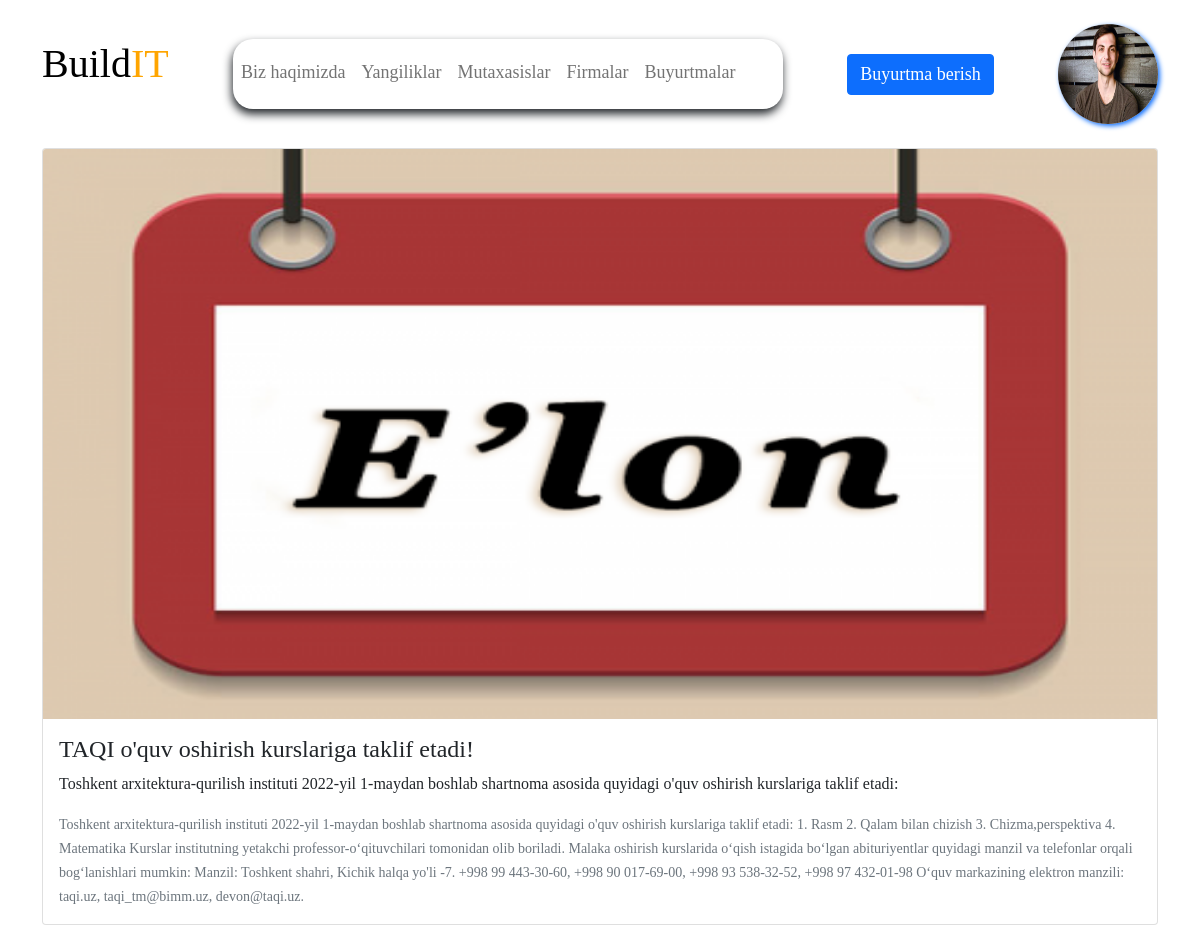
/1/ (signed in), run on the app's committed database.
### accounts/models.py (models this page shows)
class AddUser(AbstractUser):
    telefon = models.CharField(max_length=30, null=True, blank=True)
    profile_photo = models.ImageField(upload_to='images/', null=True, blank=True)

### pages/models.py (models this page shows, shortened)
class Post(models.Model):
    title = models.CharField(max_length=200)
    body = models.TextField()
    summery = models.CharField(max_length=200)
    photo = models.ImageField(upload_to= 'images/')

### pages/views.py (the view)
# urls.py: path('<int:pk>/',ArticleDetailView.as_view(),name='post_detail'),
class ArticleDetailView(DetailView):
    model = Post
    template_name = 'post_detail.html'

### templates/post_detail.html (shortened to what this page needs)
<!DOCTYPE html>
<html lang="en">
<head>
</head>
<body>
{% extends 'base.html' %}
{% block content %}
<div class="container align-items-center">
    <div class="card mb-3">
        {% if object.photo %}
        <img width="370px" height="570px" src="{{object.photo.url }}" class="card-img-top" alt="...">
        {% endif %}
        <div class="card-body">
            <h4 class="card-title">{{object.title}}</h4>
            <p class="card-text">{{object.summery}}</p>
            <p class="card-text"><small class="text-muted">{{object.body}}</small></p>
        </div>
    </div>
</div>
{% endblock content  %}

### templates/base.html (shortened to what this page needs)
{% load static %}
<!DOCTYPE html>
<html lang="en">
<head>
    <link href="https://cdn.jsdelivr.net/npm/bootstrap@5.1.3/dist/css/bootstrap.min.css" rel="stylesheet">
</head>
<body>
    <div  class="container align-items-center">
        <nav class="navbar navbar-expand-sm navbar-light w-100 my-3 fixed-top-sm d-flex justify-content-between">
            <a style="display: flex;text-decoration: none;" href="/" class="logo">
                <h1 style="color: black;height: 60px;">Build</h1>
                <h1 style="color: orange;height: 60px;">IT</h1>
            </a>
            {% if user.is_authenticated %}
            <ul class="navbar-nav">
                <li class="nav-item"><a href="{% url 'about' %}" class="nav-link">Biz haqimizda</a></li>
                <li class="nav-item"><a href="{% url 'news' %}" class="nav-link">Yangiliklar</a></li>
                <li class="nav-item"><a href="{% url 'mutaxasis' %}" class="nav-link"> Mutaxasislar</a></li>
                <li class="nav-item"><a href="{% url 'firmalar' %}" class="nav-link"> Firmalar</a></li>
                <li class="nav-item"><a href="{% url 'buyurtmalar' %}" class="nav-link"> Buyurtmalar</a></li>
            </ul>
                <div class="a2">
                    <a style="font-size:18px" class="btn btn-primary" href="{% url 'chooseone' %}">Buyurtma berish</a>
                </div>
                <a class="profile" href="{% url 'profile' %}">
                    <img width="100px" draggable="false" src="{{user.profile_photo.url}}" class="loaded">
                </a>
            {% endif %}
        </nav>
    </div>
    {% block content %}
    {% endblock content %}
</body>
</html>

### templates/base.html (style rules this page uses)
body { font-family: "Poppins"; }
.nav-item { transition: 0.3s ease-in-out; }
.navbar-nav { border-radius: 20px; background-color: white; width: 550px; height: 70px; box-shadow: -1px 5px 10px; }
.navbar-nav a { margin: 10px 0; padding: 10px; font-size: 18px; font-family: Cambria, Cochin, Georgia, Times, 'Times New Roman', serif; }
.nav-link { border-radius: 110px; }
.loaded { height: 100px; transition: 0.4s ease-in-out; border-radius: 50px; margin: auto; box-shadow: 2px 2px 5px; }

### data on the page
AddUser: profile_photo (picture)
Post: photo (picture), title "TAQI o'quv oshirish kurslariga taklif etadi!", summery "Toshkent arxitektura-qurilish instituti 2022-yil 1-maydan boshlab shartnoma asosida quyidagi o'quv oshirish kurslariga taklif etadi:", body "Toshkent arxitektura-qurilish instituti 2022-yil 1-maydan boshlab shartnoma asosida quyidagi o'quv oshirish kurslariga taklif etadi: 1. Rasm 2. Qalam bilan chizish 3. Chizma,perspektiva 4. Matematika Kurslar institutning yetakchi professor-o‘qituvchilari tomonidan olib boriladi. Malaka oshirish kurslarida o‘qish istagida bo‘lgan abituriyentlar quyidagi manzil va telefonlar orqali bog‘lanishlari mumkin: Manzil: Toshkent shahri, Kichik halqa yo'li -7. +998 99 443-30-60, +998 90 017-69-00, +998 93 538-32-52, +998 97 432-01-98 O‘quv markazining elektron manzili: taqi.uz, taqi_tm@bimm.uz, devon@taqi.uz."
